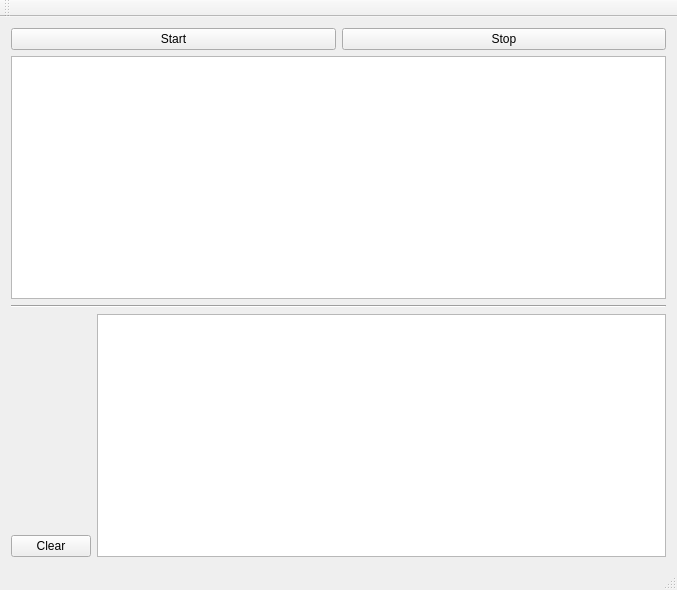
<?xml version="1.0" encoding="UTF-8"?>
<ui version="4.0">
 <class>MainWindow</class>
 <widget class="QMainWindow" name="MainWindow">
  <property name="geometry">
   <rect>
    <x>0</x>
    <y>0</y>
    <width>677</width>
    <height>590</height>
   </rect>
  </property>
  <property name="windowTitle">
   <string>MainWindow</string>
  </property>
  <widget class="QWidget" name="centralWidget">
   <layout class="QGridLayout" name="gridLayout">
    <item row="0" column="0">
     <layout class="QVBoxLayout" name="verticalLayout_2">
      <item>
       <layout class="QHBoxLayout" name="horizontalLayout">
        <item>
         <widget class="QPushButton" name="startButton">
          <property name="text">
           <string>Start</string>
          </property>
         </widget>
        </item>
        <item>
         <widget class="QPushButton" name="stopButton">
          <property name="text">
           <string>Stop</string>
          </property>
         </widget>
        </item>
       </layout>
      </item>
      <item>
       <widget class="QListWidget" name="listWidget"/>
      </item>
      <item>
       <widget class="Line" name="line">
        <property name="orientation">
         <enum>Qt::Horizontal</enum>
        </property>
       </widget>
      </item>
      <item>
       <layout class="QHBoxLayout" name="horizontalLayout_2">
        <item>
         <layout class="QVBoxLayout" name="verticalLayout">
          <item>
           <spacer name="verticalSpacer">
            <property name="orientation">
             <enum>Qt::Vertical</enum>
            </property>
            <property name="sizeHint" stdset="0">
             <size>
              <width>20</width>
              <height>40</height>
             </size>
            </property>
           </spacer>
          </item>
          <item>
           <widget class="QPushButton" name="clearButton">
            <property name="text">
             <string>Clear</string>
            </property>
           </widget>
          </item>
         </layout>
        </item>
        <item>
         <widget class="QTextEdit" name="textEdit">
          <property name="html">
           <string>&lt;!DOCTYPE HTML PUBLIC &quot;-//W3C//DTD HTML 4.0//EN&quot; &quot;http://www.w3.org/TR/REC-html40/strict.dtd&quot;&gt;
&lt;html&gt;&lt;head&gt;&lt;meta name=&quot;qrichtext&quot; content=&quot;1&quot; /&gt;&lt;style type=&quot;text/css&quot;&gt;
p, li { white-space: pre-wrap; }
&lt;/style&gt;&lt;/head&gt;&lt;body style=&quot; font-family:'Noto Sans'; font-size:10pt; font-weight:400; font-style:normal;&quot;&gt;
&lt;p style=&quot;-qt-paragraph-type:empty; margin-top:0px; margin-bottom:0px; margin-left:0px; margin-right:0px; -qt-block-indent:0; text-indent:0px; font-family:'Sans Serif'; font-size:9pt;&quot;&gt;&lt;br /&gt;&lt;/p&gt;&lt;/body&gt;&lt;/html&gt;</string>
          </property>
         </widget>
        </item>
       </layout>
      </item>
     </layout>
    </item>
   </layout>
  </widget>
  <widget class="QToolBar" name="mainToolBar">
   <attribute name="toolBarArea">
    <enum>TopToolBarArea</enum>
   </attribute>
   <attribute name="toolBarBreak">
    <bool>false</bool>
   </attribute>
  </widget>
  <widget class="QStatusBar" name="statusBar"/>
 </widget>
 <layoutdefault spacing="6" margin="11"/>
 <resources/>
 <connections/>
</ui>
